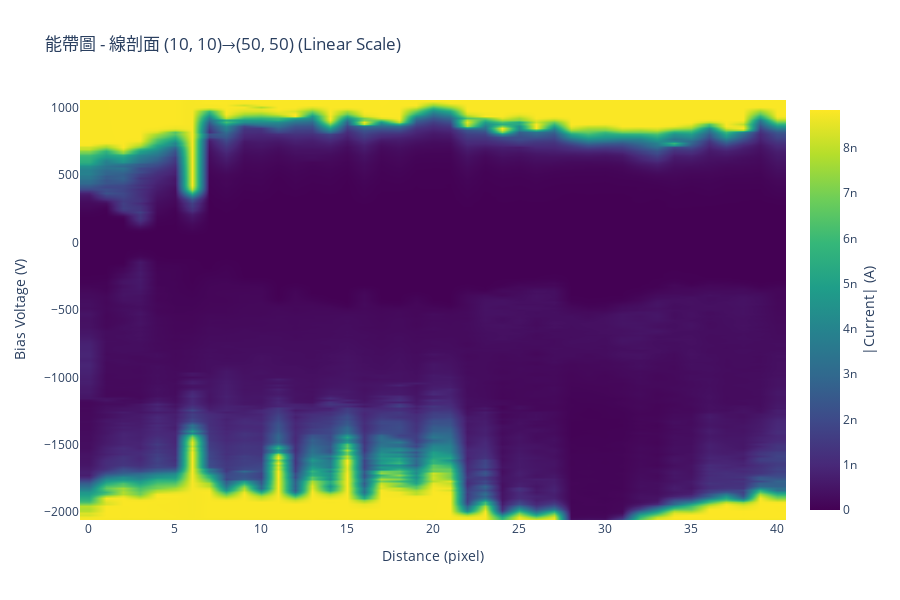

Here is the notebook cell this chart was saved with:
### Code cell
# 繪製能帶圖 / Plot band diagram
print("🎨 繪製能帶圖...")
try:
    fig_band = SpectroscopyPlotting.plot_band_diagram(
        line_spectra=line_data['line_spectra'],
        bias_values=line_data['bias_values'],
        distances=line_data['distances'],
        title=f"能帶圖 - 線剖面 {LINE_START}→{LINE_END}",
        use_log_scale=USE_LOG_SCALE,
        colorscale='Viridis',
        width=900,
        height=600
    )
    
    fig_band.show()
    print("✅ 能帶圖繪製完成")
    
except Exception as e:
    print(f"❌ 能帶圖繪製失敗: {e}")
    raise

### Figure 1 — Plotly figure (JSON) as saved in the notebook; plotly's stock layout.template omitted (floating-point values rounded to 4 significant figures; data arrays with more than 128 entries replaced by an {"elided": "..."} marker saying what was removed)
{"data": [{"colorbar": {"title": {"side": "right", "text": "|Current| (A)"}}, "colorscale": [[0, "#440154"], [0.1111, "#482878"], [0.2222, "#3e4989"], [0.3333, "#31688e"], [0.4444, "#26828e"], [0.5556, "#1f9e89"], [0.6667, "#35b779"], [0.7778, "#6ece58"], [0.8889, "#b5de2b"], [1, "#fde725"]], "hovertemplate": "Position: %{x}<br>Bias: %{y:.3f} V<br>Intensity: %{z:.2e}<extra></extra>", "showscale": true, "type": "heatmap", "x": [0, 1, 2, 3, 4, 5, 6, 7, 8, 9, 10, 11, 12, 13, 14, 15, 16, 17, 18, 19, 20, 21, 22, 23, 24, 25, 26, 27, 28, 29, 30, 31, 32, 33, 34, 35, 36, 37, 38, 39, 40], "y": {"elided": "201 float values"}, "z": {"elided": "201x41 float values"}, "zsmooth": "best"}], "layout": {"height": 600, "title": {"text": "能帶圖 - 線剖面 (10, 10)→(50, 50) (Linear Scale)"}, "width": 900, "xaxis": {"title": {"text": "Distance (pixel)"}}, "yaxis": {"title": {"text": "Bias Voltage (V)"}}}}
